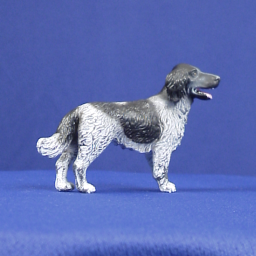
#> input picture dog.jpg, 256 x 256 px
$ python dog.py
#> lines starting #> are read from the running program, lines starting #| are printed output that depends on the picture; after the words box and inside, x2 and y2 are one past the last pixel; in counts of white or black regions, pixels touching at a corner belong together
import cv2
import numpy as np
import matplotlib.pyplot as plt

image = cv2.imread('dog.jpg')
#> image is the input picture: shape (256, 256, 3); mean B, G, R 180.9, 110.2, 93.9
gray = cv2.cvtColor(image, cv2.COLOR_BGR2GRAY)
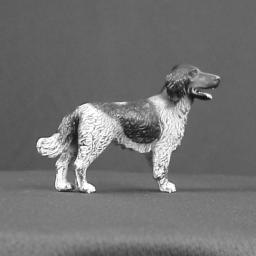
#> gray: shape (256, 256); min 18, max 255, mean 113.4

edged = cv2.Canny(gray, 30, 200)
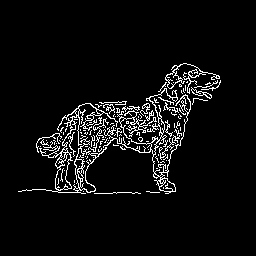
#> edged: shape (256, 256); 5.5% white in thin lines or dots, all inside (x1, y1, x2, y2) = (18, 63, 221, 194)
cv2.waitKey(0)
contours, hierarchy = cv2.findContours(edged, cv2.RETR_TREE, cv2.CHAIN_APPROX_SIMPLE)
#> contours = 188 contours, 166 with area under 20; largest, box (x1, y1, x2, y2) and area: (18, 103, 118, 194) 881, (103, 88, 191, 194) 540, (55, 152, 72, 191) 296, (165, 63, 220, 94) 188, (159, 178, 176, 192) 124
cv2.imshow('Canny Edges After Contouring', edged)
cv2.imwrite('dog1.jpg', edged)
cv2.waitKey(0)

print("Number of Contours: " + str(len(contours)))
#| Number of Contours: 188

cv2.drawContours(image, contours, -1, (0, 255, 0), 3)
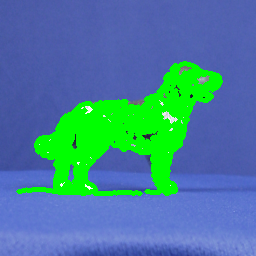
#> image: shape (256, 256, 3); 17.32% of pixels changed, all inside (x1, y1, x2, y2) = (16, 61, 223, 196)

contours2, hiérarchie2= cv2.findContours(edged, cv2.RETR_EXTERNAL, cv2.CHAIN_APPROX_SIMPLE)
#> contours2 = 104 contours, 95 with area under 20; largest, box (x1, y1, x2, y2) and area: (18, 103, 118, 194) 881, (103, 88, 191, 194) 540, (165, 63, 220, 94) 188, (191, 87, 212, 99) 68, (140, 103, 150, 116) 26; hiérarchie2 = 104 rows, first 6: [1, -1, -1, -1], [2, 0, -1, -1], [3, 1, -1, -1], [4, 2, -1, -1], [5, 3, -1, -1], [6, 4, -1, -1]


cv2.imshow('Contours', image)
cv2.imwrite('Contours.jpg', image)
cv2.waitKey(0)


image = cv2.imread('dog1.jpg', cv2.IMREAD_GRAYSCALE)
#> image: shape (256, 256); min 0, max 255, mean 14.1
image=np.invert(image)
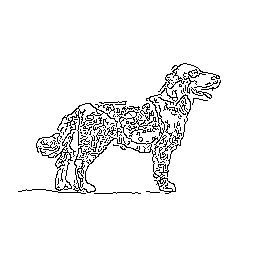
#> image: shape (256, 256); min 0, max 255, mean 240.9

ret, image = cv2.threshold(image, 128, 255, cv2.THRESH_BINARY)

scatter = np.where(image==0)
#> scatter = 3606 positions, rows 63 to 193, columns 18 to 220
x,y = scatter[1], -scatter[0]
#> x = 3606 values, max 220 at index 208, min 18 at index 3476, mean 125.4; y = 3606 values, max -63 at index 0, min -193 at index 3571, mean -132.1

for i in range(len(x)):
	print("x=",x[i],"y=",y[i])
#> this loop made 3606 passes
#| x= 183 y= -63
#| x= 184 y= -63
#| x= 185 y= -63
#| x= 186 y= -63
#| x= 180 y= -64
#| x= 181 y= -64
#| x= 182 y= -64
#| x= 187 y= -64
#> (further printed lines are left out)


plt.scatter(x,y,color='black',marker='.',s=0.6)

plt.show()

z=len(x)
#> z = 3606
h=z//5
#> h = 721
print("le len est ::",z)
print("le h est ::",h)
h_x=[]
h_y=[]
for i in range (h):
    h_x.append(x[i])
    h_y.append(y[i])
#> after the loop, h_x = 721 values, max 220 at index 208, min 79 at index 705, mean 176.4; h_y = 721 values, max -63 at index 0, min -105 at index 705, mean -88.18
h_x1=[]
h_y1=[]
for i in range (h,2*h):
    h_x1.append(x[i])
    h_y1.append(y[i])
#> after the loop, h_x1 = 721 values, max 190 at index 13, min 60 at index 688, mean 124.9; h_y1 = 721 values, max -105 at index 0, min -123 at index 688, mean -114.3

h_x2=[]
h_y2=[]
for i in range (2*h,3*h):
    h_x2.append(x[i])
    h_y2.append(y[i])
#> after the loop, h_x2 = 721 values, max 185 at index 14, min 38 at index 656, mean 117.3; h_y2 = 721 values, max -123 at index 0, min -140 at index 696, mean -131.6

h_x3=[]
h_y3=[]
for i in range (3*h,4*h):
    h_x3.append(x[i])
    h_y3.append(y[i])
#> after the loop, h_x3 = 721 values, max 180 at index 22, min 36 at index 118, mean 104.7; h_y3 = 721 values, max -140 at index 0, min -158 at index 711, mean -148.1
#300 _ 500
#Y 67_220
h_x4=[]
h_y4=[]
for i in range (4*h,5*h):
    h_x4.append(x[i])
    h_y4.append(y[i])
#> after the loop, h_x4 = 721 values, max 175 at index 496, min 18 at index 592, mean 103.9; h_y4 = 721 values, max -158 at index 0, min -193 at index 687, mean -178.3


plt.scatter(h_x,h_y ,color='green',marker='+',s=0.6)
plt.legend()
plt.scatter(h_x1,h_y1 ,color='red',marker='+',s=0.6)
# [5 lines of commented-out code are left out]
plt.legend()
plt.scatter(h_x2,h_y2 ,c='yellow',marker='+',s=0.6)
plt.legend()
plt.scatter(h_x3,h_y3 ,c='pink',marker='+',s=0.6)
plt.legend()
plt.scatter(h_x4,h_y4 ,c='black',marker='+',s=0.6)
plt.legend()
#plt.fill_between(x=0,x=2z,alpha=0.4)
#plt.fill_between((1,z),[f(1),f(z)],color='b',alpha=0.4)
plt.show()
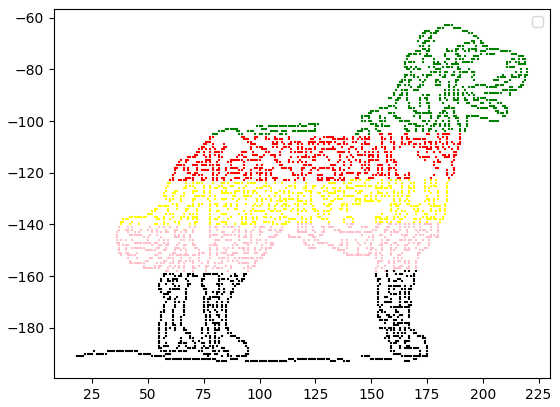
#> figure drawn by matplotlib, 1 panel
plt.show()


#############################################################
""""moindre caree"""

"""les x et y de newton et moindre caree::"""
h_xin0=[]
h_yin0=[]
for i in range (0,4):
    h_xin0.append(h_x[i+150])
    h_yin0.append(h_y[i+150])
#> after the loop, h_xin0 = [169, 173, 178, 180]; h_yin0 = [-77, -77, -77, -77]
fil=[]
p=np.polyfit(h_xin0,h_yin0,3)
#> p = [2.13e-18, -1.58e-15, 3.58e-13, -77]
for i in h_xin0 :
    s=0
    s=p[0]*i**3+p[1]*i**2+p[2]*i +p[3]
    fil.append(s)
#> this loop made 4 passes
#> i on passes 1 to 4: 169, 173, 178, 180
#> after the loop, fil = [-77, -77, -77, -77]

h_xin1=[]
h_yin1=[]
for i in range (0,4):
    h_xin1.append(h_x1[i+150])
    h_yin1.append(h_y1[i+150])
#> after the loop, h_xin1 = [146, 147, 148, 149]; h_yin1 = [-109, -109, -109, -109]


fil1=[]
p1=np.polyfit(h_xin1,h_yin1,3)
#> p1 = [-1.84e-15, 8.34e-13, -1.26e-10, -109]
for i in h_xin1 :
    s=0
    s=p[0]*i**3+p[1]*i**2+p[2]*i +p[3]
    fil1.append(s)
#> this loop made 4 passes
#> after the loop, fil1 = [-77, -77, -77, -77]

"""la 2 font  le len est :: 3087"""
h_xin2=[]
h_yin2=[]
for i in range (0,4):
    h_xin2.append(h_x2[i+150])
    h_yin2.append(h_y2[i+150])
#> after the loop, h_xin2 = [78, 83, 85, 89]; h_yin2 = [-127, -127, -127, -127]
fil2=[]
p1=np.polyfit(h_xin2,h_yin2,3)
#> p1 = [4.34e-17, -1.09e-14, 9.04e-13, -127]
for i in h_xin2 :
    s=0
    s=p[0]*i**3+p[1]*i**2+p[2]*i +p[3]
    fil2.append(s)
#> this loop made 4 passes
#> i on passes 1 to 4: 78, 83, 85, 89
#> after the loop, fil2 = [-77, -77, -77, -77]

h_xin3=[]
h_yin3=[]
for i in range (0,4):
    h_xin3.append(h_x3[i+150])
    h_yin3.append(h_y3[i+150])
#> after the loop, h_xin3 = [136, 137, 138, 139]; h_yin3 = [-143, -143, -143, -143]
fil3=[]
p1=np.polyfit(h_xin3,h_yin3,3)
#> p1 = [-2.74e-15, 1.13e-12, -1.54e-10, -143]
for i in h_xin2 :
    s=0
    s=p[0]*i**3+p[1]*i**2+p[2]*i +p[3]
    fil3.append(s)
#> after the loop, fil3 = [-77, -77, -77, -77]


h_xin4=[]
h_yin4=[]
for i in range (0,4):
    h_xin4.append(h_x4[i+150])
    h_yin4.append(h_y4[i+150])
#> after the loop, h_xin4 = [153, 158, 163, 165]; h_yin4 = [-166, -166, -166, -166]
fil4=[]
p1=np.polyfit(h_xin4,h_yin4,3)
#> p1 = [4.4e-16, -2.1e-13, 3.33e-11, -166]
for i in h_xin4 :
    s=0
    s=p[0]*i**3+p[1]*i**2+p[2]*i +p[3]
    fil4.append(s)
#> this loop made 4 passes
#> i on passes 1 to 4: 153, 158, 163, 165
#> after the loop, fil4 = [-77, -77, -77, -77]

print("le coefficient de la 1° partie est::",fil)
print("les coefficient de la 2° partie est ::",fil1)
print("les coefficient de la 3° partie est::",fil2)
print("le coefficient de la 4° partie est::",fil3)
print("le coefficient de la 5° partie est::",fil4)
#plt.scatter(h_x2,h_y2,label='f(x)',c='y',marker='*')

"""plt.scatter(h_xin1,h_yin1, label='bo2',c='red')

plt.plot(h_xin1,fil1,label='p2(x)',c='BLUE' ,marker='+')
plt.legend()
plt.scatter(h_xin2,h_yin2, label='bo2',c='YELLOW')
plt.plot(h_xin2,fil2,label='p3(x)',c='GREEN',marker='*')
plt.legend()"""


#affichage

plt.subplot(231)
plt.plot(h_xin0,fil,marker='+' ,color='g',label='1')
plt.subplot(232)
plt.plot(h_xin1,fil1,marker='+' ,color='r',label='2')
plt.subplot(233)
plt.plot(h_xin2,fil2,marker='+' ,color='y',label='3')
plt.subplot(234)
plt.plot(h_xin3,fil3,marker='+' ,color='b',label='4')
plt.subplot(235)
plt.plot(h_xin4,fil4,marker='+' ,color='ORANGE',label='5')
plt.show()
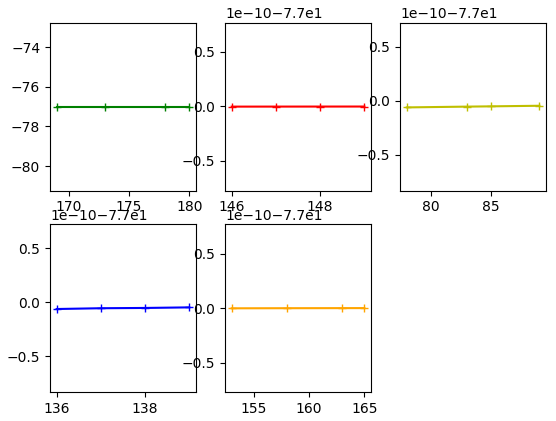
#> figure drawn by matplotlib, 5 panels
"""
"""


plt.show()
################################################"
#newton
import numpy as np
import matplotlib.pyplot as plt

#plt.style.use('seaborn-poster')


def divided_diff(x, y):
    '''
    function to calculate the divided
    differences table
    '''
    n = len(y)
#> n = 4
    coef = np.zeros([n, n])
    # the first column is y
    coef[:,0] = y

    for j in range(1,n):
        for i in range(n-j):
            coef[i][j] = \
           (coef[i+1][j-1] - coef[i][j-1]) / (x[i+j]-x[i])
#> after the loop, coef = [[-77, 0, 0, 0], [-77, 0, 0, 0], [-77, 0, 0, 0], [-77, 0, 0, 0]]

    return coef

def newton_poly(coef, x_data, x):
    '''
    evaluate the newton polynomial
    at x
    '''
    n = len(x_data) - 1
    p = coef[n]
    for k in range(1,n+1):
        p = coef[n-k] + (x -x_data[n-k])*p
    return p


# get the divided difference coef
"""1"""
a_s0 = divided_diff(h_xin0, h_yin0)[1,:]
#> a_s0 = [-77, 0, 0, 0]

# evaluate on new data points
minim0=min(h_xin0)
#> minim0 = 169
maxim0=max(h_xin0)
#> maxim0 = 180

x_new0 = np.arange(minim0,maxim0,0.1)
#> x_new0 = 110 values from 169 to 179.9
y_new0 = newton_poly(a_s0, h_xin0, x_new0)
#> in newton_poly, `n = len(x_data) - 1`: n = 3
#> in newton_poly, `p = coef[n]`: p = 0
#> after the loop in newton_poly, `for k in range(1,n+1):`: p = 110 values from -77 to -77
#> y_new0 = 110 values from -77 to -77

"""2"""
a_s1 = divided_diff(h_xin1, h_yin1)[1,:]
#> a_s1 = [-109, 0, 0, 0]

# evaluate on new data points
minim1=min(h_xin1)
#> minim1 = 146
maxim1=max(h_xin1)
#> maxim1 = 149

x_new1 = np.arange(minim1,maxim1,0.1)
#> x_new1 = 30 values from 146 to 148.9
y_new1 = newton_poly(a_s0, h_xin1, x_new1)
#> y_new1 = 30 values from -77 to -77

"""3"""
a_s2 = divided_diff(h_xin2, h_yin2)[1,:]
#> a_s2 = [-127, 0, 0, 0]

# evaluate on new data points
minim2=min(h_xin2)
#> minim2 = 78
maxim2=max(h_xin2)
#> maxim2 = 89

x_new2 = np.arange(minim2,maxim2,0.1)
#> x_new2 = 110 values from 78 to 88.9
y_new2 = newton_poly(a_s2, h_xin2, x_new2)
#> y_new2 = 110 values from -127 to -127

"""4"""
a_s3 = divided_diff(h_xin3, h_yin3)[1,:]
#> a_s3 = [-143, 0, 0, 0]

# evaluate on new data points
minim3=min(h_xin3)
#> minim3 = 136
maxim3=max(h_xin3)
#> maxim3 = 139

x_new3 = np.arange(minim3,maxim3,0.1)
#> x_new3 = 30 values from 136 to 138.9
y_new3 = newton_poly(a_s3, h_xin3, x_new3)
#> y_new3 = 30 values from -143 to -143

"""5"""
a_s4 = divided_diff(h_xin4, h_yin4)[1,:]
#> a_s4 = [-166, 0, 0, 0]

# evaluate on new data points
minim4=min(h_xin4)
#> minim4 = 153
maxim4=max(h_xin4)
#> maxim4 = 165

x_new4 = np.arange(minim4,maxim4,0.1)
#> x_new4 = 120 values from 153 to 164.9
y_new4 = newton_poly(a_s4, h_xin4, x_new4)
#> y_new4 = 120 values from -166 to -166

"""
print("les polynome de degré au minimum égal à 3 modèle de Newton::")
print("le polynome de la 1° partie est::",y_new0)
print("le polynome de la 2° partie est ::",y_new1)
print("le polynome de la 3° partie est::",y_new2)
print("le polynome de la 4° partie est::",y_new3)
print("le polynome de la 5° partie est::",y_new4)
#plt.figure(figsize = (12, 8))
"""
# [4 lines of commented-out code are left out]
plt.subplot(231)
plt.plot(x_new0,y_new0,marker='+' ,color='g',label='1')
plt.subplot(232)
plt.plot( x_new1,y_new1,marker='+' ,color='r',label='2')
plt.subplot(233)
plt.plot( x_new2,y_new2,marker='+' ,color='y',label='3')
plt.subplot(234)
plt.plot( x_new3,y_new3,marker='+' ,color='b',label='4')
plt.subplot(235)
plt.plot(x_new4,y_new4,marker='+' ,color='ORANGE',label='5')
plt.show()
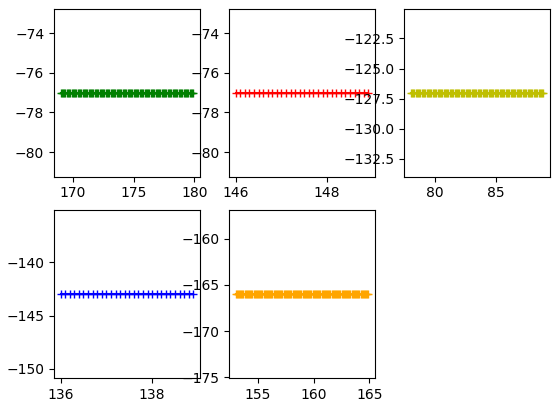
#> figure drawn by matplotlib, 5 panels


##calculer la surface

#parti 1

a = h_x[150]
#> a = 169
b= h_x[153]
#> b = 180
n =3
f =s # mettre le polynome s dans la foncton f
#> f = -77
class Simpson ( object ) :
    # [15 lines left out: functions __init__, integrate, not called in this run]
s1 =h*s/3.0
#> s1 = -18505.7
print("la surface du parti 1 est ",-s1)

# parti 2
a = h_x1[150]
#> a = 146
b= h_x1[153]
#> b = 149
n =3
f =s # mettre le polynome s dans la foncton f
class Simpson ( object ) :
    # [15 lines left out: functions __init__, integrate, not called in this run]
s2 =h*s/3.0
#> s2 = -18505.7
print("la surface du parti 2 est ",-s2)


#partie 3
a = h_x2[150]
#> a = 78
b= h_x2[153]
#> b = 89
n =3
f =s # mettre le polynome s dans la foncton f
class Simpson ( object ) :
    # [15 lines left out: functions __init__, integrate, not called in this run]
s3 =h*s/3.0
#> s3 = -18505.7
print("la surface du parti 3 est ",-s3)

#partie 4


a = h_x3[150]
#> a = 136
b= h_x3[153]
#> b = 139
n =3
f =s # mettre le polynome s dans la foncton f
class Simpson ( object ) :
    # [15 lines left out: functions __init__, integrate, not called in this run]
s4 =h*s/3.0
#> s4 = -18505.7
print("la surface du parti 4 est ",-s4)


#partie 5


a = h_x4[150]
#> a = 153
b= h_x4[153]
#> b = 165
n =3
f =s # mettre le polynome s dans la foncton f
class Simpson ( object ) :
    # [15 lines left out: functions __init__, integrate, not called in this run]
s5 =h*s/3.0
#> s5 = -18505.7
print("la surface du parti 1 est ",-s5)


print("la surface de tout l'objet est", -(s1+s2+s3+s4+s5))


cv2.destroyAllWindows()
